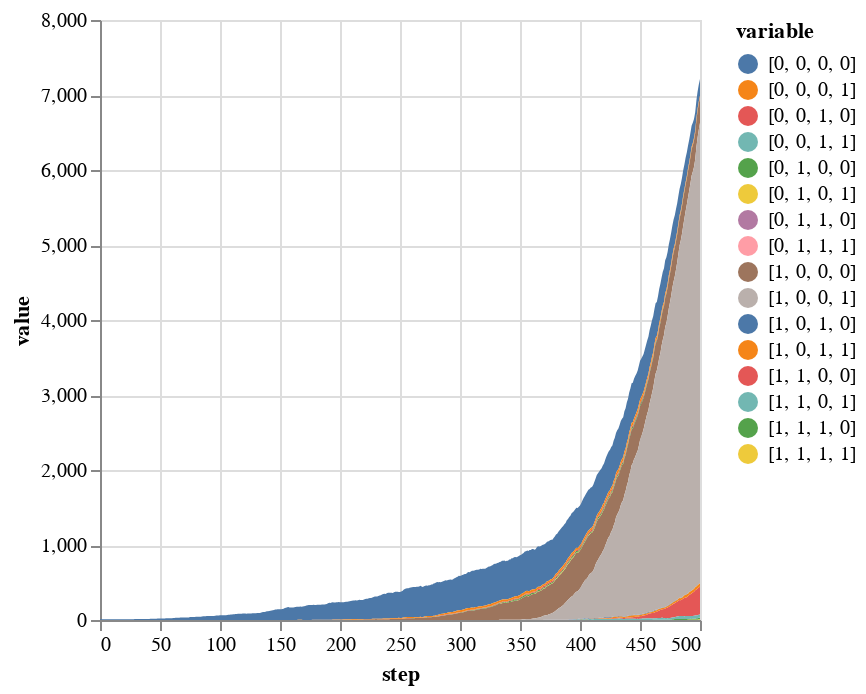

The code cell stored with this chart in its notebook:
### Code cell
using VegaLite
using DataFrames
genotypes = [string(digits(i, base=2, pad=ngenes)) for i in 0:((2^ngenes)-1)]
stacked = stack(data,genotypes)

stacked |>
@vlplot(:area, x=:step, y={:value, stack=:zero}, color="variable:n")

### Figure 1 — Vega-Lite specification as saved in the notebook (floating-point values rounded to 4 significant figures; data arrays with more than 128 entries replaced by an {"elided": "..."} marker saying what was removed)
{"data": {"values": {"elided": "8016 records"}}, "encoding": {"color": {"field": "variable", "type": "nominal"}, "x": {"field": "step", "type": "quantitative"}, "y": {"field": "value", "stack": "zero", "type": "quantitative"}}, "mark": "area"}
